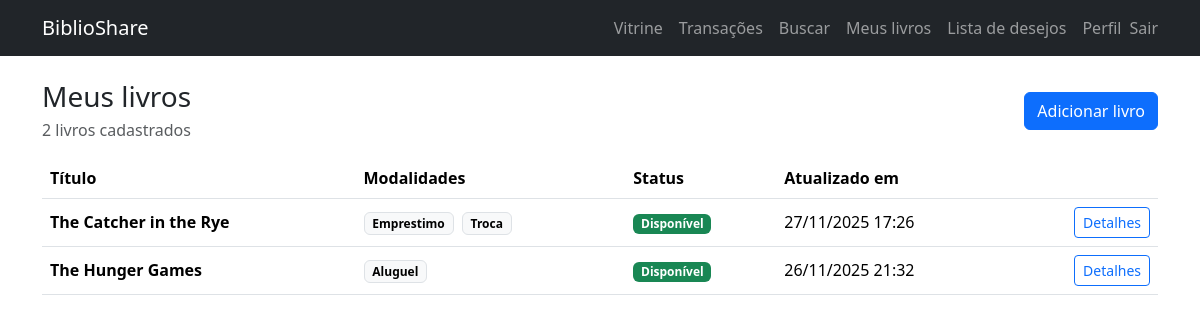
/meus-livros/ (signed in), run on the app's committed database.
### livros/models.py (models this page shows, shortened)
class Livro(models.Model):
    class Modalidades(models.TextChoices):
        DOACAO = 'DOACAO', 'Doação'
        EMPRESTIMO = 'EMPRESTIMO', 'Empréstimo'
        ALUGUEL = 'ALUGUEL', 'Aluguel'
        TROCA = 'TROCA', 'Troca'
    dono = models.ForeignKey(
        settings.AUTH_USER_MODEL,
        on_delete=models.CASCADE,
        related_name='livros',
        verbose_name='dono',
    )
    isbn = models.CharField(
        'ISBN',
        max_length=20,
        blank=True,
        db_index=True,
    )
    titulo = models.CharField('título', max_length=255)
    autor = models.CharField('autor', max_length=255, blank=True)
    editora = models.CharField('editora', max_length=255, blank=True)
    ano_publicacao = models.CharField('ano de publicação', max_length=4, blank=True)
    capa_url = models.URLField('URL da capa', blank=True)
    sinopse = models.TextField('sinopse', blank=True)
    modalidades = models.JSONField('modalidades', default=list)
    valor_aluguel_semanal = models.DecimalField(
        'valor semanal do aluguel',
        max_digits=8,
        decimal_places=2,
        null=True,
        blank=True,
    )
    prazo_emprestimo_dias = models.PositiveIntegerField(
        'prazo do empréstimo (dias)',
        null=True,
        blank=True,
    )
    disponivel = models.BooleanField('disponível', default=True)
    criado_em = models.DateTimeField('criado em', auto_now_add=True)
    atualizado_em = models.DateTimeField('atualizado em', auto_now=True)
    class Meta:
        ordering = ('-criado_em',)
        verbose_name = 'Livro'
        verbose_name_plural = 'Livros'

### livros/views.py (the view)
class MeusLivrosView(LoginRequiredMixin, ListView):
    template_name = 'livros/meus_livros.html'
    context_object_name = 'livros'
    def get_queryset(self):
        return Livro.objects.filter(dono=self.request.user).order_by('-criado_em')
    def get_context_data(self, **kwargs):
        contexto = super().get_context_data(**kwargs)
        contexto['total_livros'] = contexto['livros'].count()
        return contexto

### templates/livros/meus_livros.html (shortened to what this page needs)
{% extends "base.html" %}
{% block content %}
<div class="d-flex justify-content-between align-items-center mb-3">
  <div>
    <h1 class="h3 mb-1">Meus livros</h1>
    <p class="text-muted mb-0">{{ total_livros }} livro{{ total_livros|pluralize:"s" }} cadastrado{{ total_livros|pluralize }}</p>
  </div>
  <a class="btn btn-primary" href="{% url 'livros_web:adicionar-livro' %}">Adicionar livro</a>
</div>
{% if livros %}
  <div class="table-responsive">
    <table class="table align-middle">
      <thead>
        <tr>
          <th>Título</th>
          <th>Modalidades</th>
          <th>Status</th>
          <th>Atualizado em</th>
          <th></th>
        </tr>
      </thead>
      <tbody>
        {% for livro in livros %}
          <tr>
            <td class="fw-semibold">{{ livro.titulo }}</td>
            <td>
              {% for modalidade in livro.modalidades %}
                <span class="badge text-bg-light border me-1">{{ modalidade|title }}</span>
              {% empty %}
                <span class="text-muted">-</span>
              {% endfor %}
            </td>
            <td>
              {% if livro.disponivel %}
                <span class="badge text-bg-success">Disponível</span>
              {% else %}
                <span class="badge text-bg-secondary">Indisponível</span>
              {% endif %}
            </td>
            <td>{{ livro.atualizado_em|date:"d/m/Y H:i" }}</td>
            <td class="text-end">
              <a class="btn btn-sm btn-outline-primary" href="{% url 'livros_web:detalhes-livro' livro.pk %}">
                Detalhes
              </a>
            </td>
          </tr>
        {% endfor %}
      </tbody>
    </table>
  </div>
{% else %}
  <div class="text-center py-5 border rounded bg-light">
    <p class="mb-3">Nenhum livro cadastrado ainda.</p>
    <a class="btn btn-primary" href="{% url 'livros_web:adicionar-livro' %}">Cadastrar primeiro livro</a>
  </div>
{% endif %}
{% endblock %}

### data on the page
Livro: titulo "The Catcher in the Rye", modalidades "Emprestimo" "Troca", disponivel "Disponível", atualizado_em "27/11/2025 17:26"
Livro: titulo "The Hunger Games", modalidades "Aluguel", disponivel "Disponível", atualizado_em "26/11/2025 21:32"

### other printed values
{{ total_livros }} "2"
